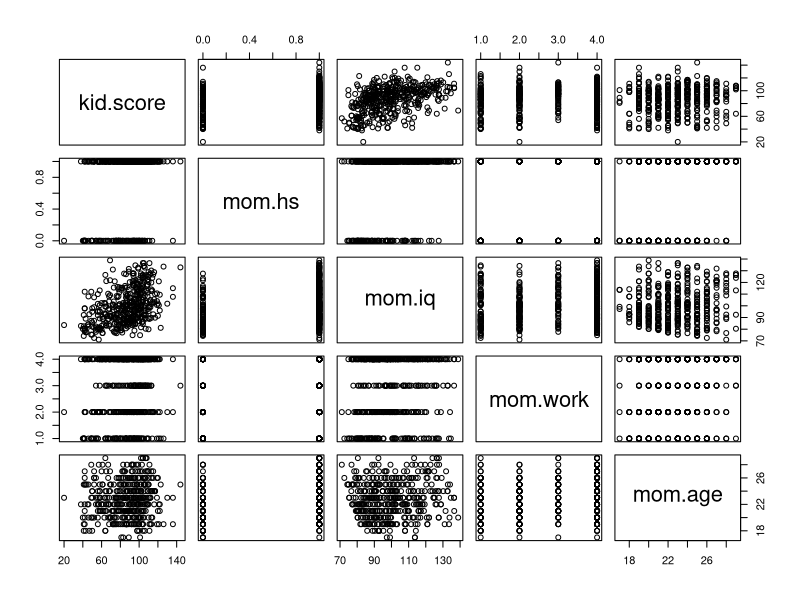
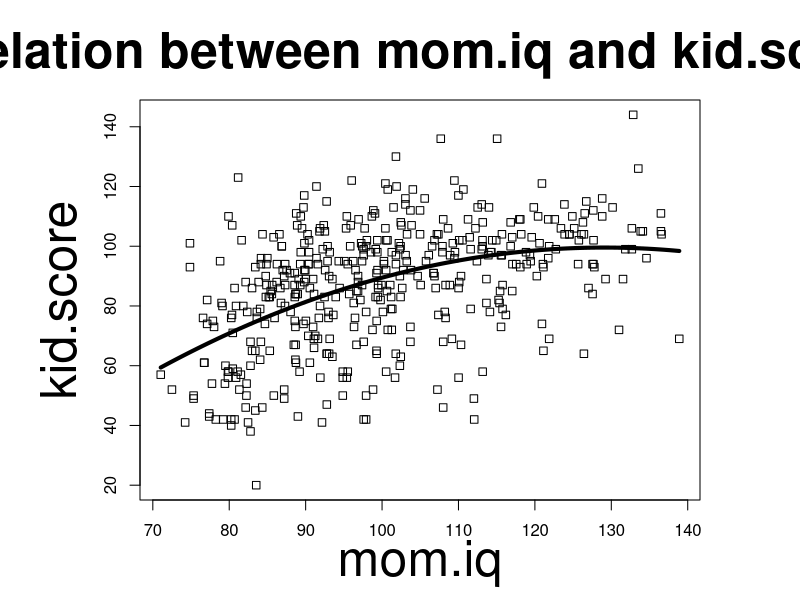
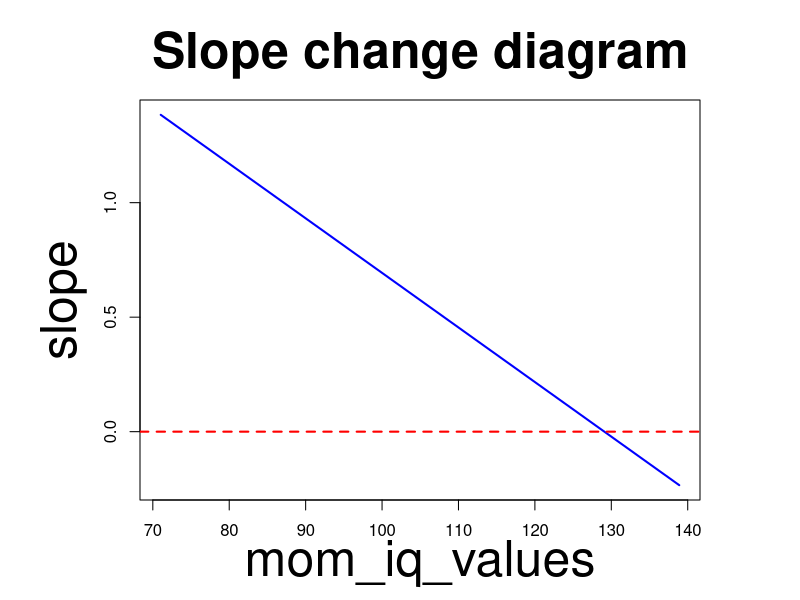
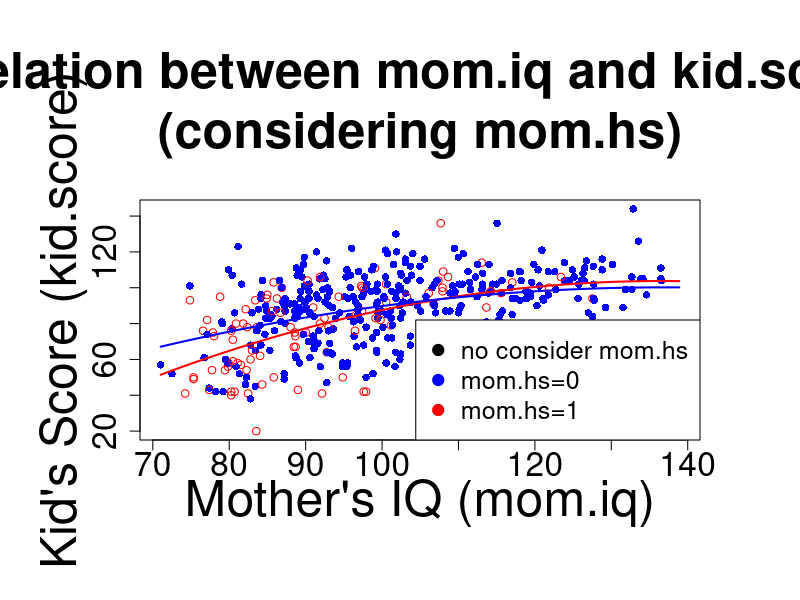

These figures' R source, in order:
# (a) mom.iq和kid.score間的回歸模型並進行迴歸分析
kid_iq <- read.csv("kid_iq.csv")
par(mar = c(5,7,5,5))
plot(kid_iq)

attach(kid_iq)
plot(mom.iq, kid.score, pch=0, main="Relation between mom.iq and kid.score", cex.main = 3, cex.lab = 3)

# fit1為兩者的U型關係
fit.1 <- lm(kid.score~ mom.iq + I(mom.iq^2), data=kid_iq)

coef(fit.1)[1] # 截距項
coef(fit.1)[2] # 一次項
coef(fit.1)[3] # 二次項

# x = mom.iq
curve(coef(fit.1)[1] + coef(fit.1)[2] * x + coef(fit.1)[3] * x^2, add = TRUE, col = "black", lwd=4)


# ------------------------------------------------
# (b) 檢驗U型關係
# 需要證明兩件事情
# 1. 曲線斜率由正到負
# 2. 找出轉折點

# 1. 證明曲線斜率由正到負
# 建立一個 mom.iq 的值範圍（從最小到最大）
mom_iq_values <- seq(min(mom.iq), max(mom.iq), length.out = 100)

# 計算每個mom_iq_values的斜率(微分後的公式帶入)
slope <- coef(fit.1)[2] + (2 * coef(fit.1)[3]) * mom_iq_values
# 繪製 mom.iq 與斜率的變化曲線
plot(mom_iq_values, slope, type = "l", col = "blue", lwd = 2, main = "Slope change diagram", cex.main = 3, cex.lab=3)
abline(h = 0, col = "red",lwd = 2 ,lty = 2)



# 2. 利用一次微分計算曲線斜率，找除轉折點(斜率=0)
turning_point <- - coef(fit.1)[2] / (2 * coef(fit.1)[3])
turning_point

# 計算轉折點對應的 kid.score 值，將turning_point帶入mom.iq
turning_point_y <- coef(fit.1)[1] + coef(fit.1)[2] * turning_point + coef(fit.1)[3] * turning_point^2

# 在圖中標記轉折點
points(turning_point, turning_point_y, col = "red", pch = 19, cex=2)
text(turning_point-10, turning_point_y + 5, labels = paste("轉折點:", round(turning_point, 2)), pos = 4, col = "red", cex=2)


# ---------------------------------
# (c) 考慮mom.hs對kid.score的影響

par(mar = c(8,7,10,5))

# 基本散佈圖，區分 mom.hs 狀態
plot(mom.iq, kid.score, 
     pch = ifelse(mom.hs == 1, 16, 1), # 以不同符號表示 mom.hs = 1
     col = ifelse(mom.hs == 1, "blue", "red"), # 不同顏色表示 mom.hs = 1
     main = "Relation between mom.iq and kid.score\n(considering mom.hs)", 
     xlab = "Mother's IQ (mom.iq)", 
     ylab = "Kid's Score (kid.score)",
     cex.main = 3, cex.lab = 3, cex.axis = 2)


# 建立交互項模型，包括 mom.hs 和其與 mom.iq 的交互作用
# mom.hs對kid.score的直接影響
# mom.hs對mom.iq的交互作用
# mom.hs對mom.iq^2的交互作用
fit.2 <- lm(kid.score ~ mom.iq + I(mom.iq^2) + mom.hs + mom.iq:mom.hs + I(mom.iq^2):mom.hs, data = kid_iq)

summary(fit.2)

coeffs = coef(fit.2)

# 定義在 mom.hs = 0 時的曲線
curve(coeffs[1] + coeffs[2]*x + coeffs[3]*I(x^2) + coeffs[4]*0 + coeffs[5]*x*0 + coeffs[6]*I(x^2)*0,
      add = TRUE, col = "red", lwd = 2, lty = 1)

# 定義在 mom.hs = 1 時的曲線
curve(coeffs[1] + coeffs[2]*x + coeffs[3]*I(x^2) + coeffs[4]*1 + coeffs[5]*x*1 + coeffs[6]*I(x^2)*1,
      add = TRUE, col = "blue", lwd = 2, lty = 1)

# 在圖的右側添加圖例
legend("bottomright", legend = c("no consider mom.hs", "mom.hs=0", "mom.hs=1"), col = c("black", "blue", "red"), pch = 19, cex=1.5)

